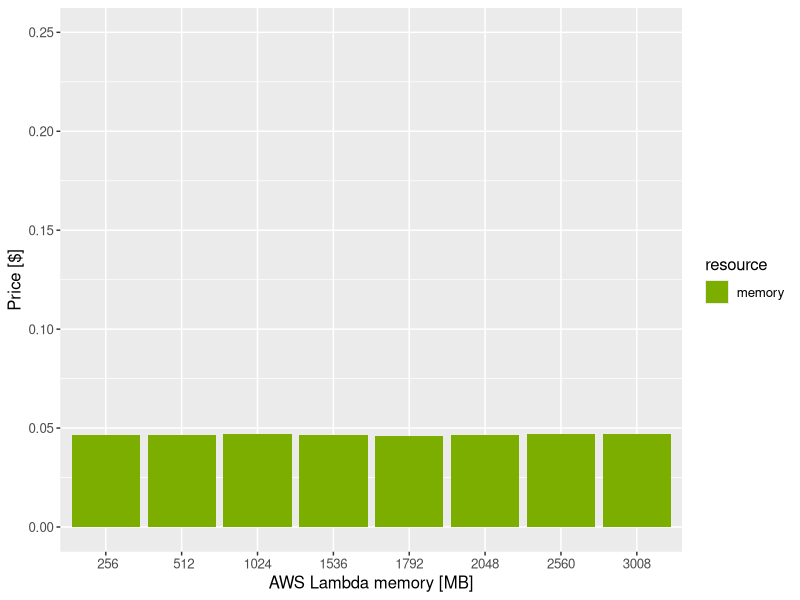
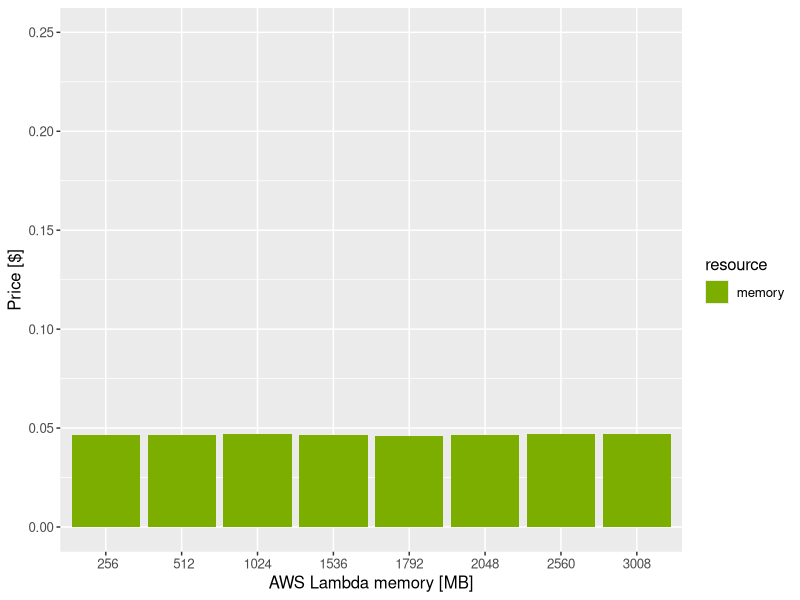

Write R code to recreate these figures, in order.
library('ggplot2')

values = c(c(0.046742),c(0.046732),c(0.046752),c(0.0465511),c(0.046243),c(0.046469),c(0.047131),c(0.0469279))
service=c(rep(" 256", 1),rep(" 512", 1),rep("1024", 1),rep("1536", 1), rep("1792", 1), rep("2048", 1), rep("2560", 1), rep("3008", 1))
resource=rep(c("memory"),8)
data=data.frame(service,resource,values)

ggplot(data, aes(fill=resource, y=values, x=service)) + geom_bar(stat="identity") + ylab("Price [$]") + 
ylim(0, 0.25) + xlab("AWS Lambda memory [MB]") + theme (text = element_text(size=12)) +
scale_fill_manual("resource", values = c("memory" = "#7CAE00"))
ggsave(paste("vina_lambda_price.pdf"), width = 12, height = 9, units = "cm")

